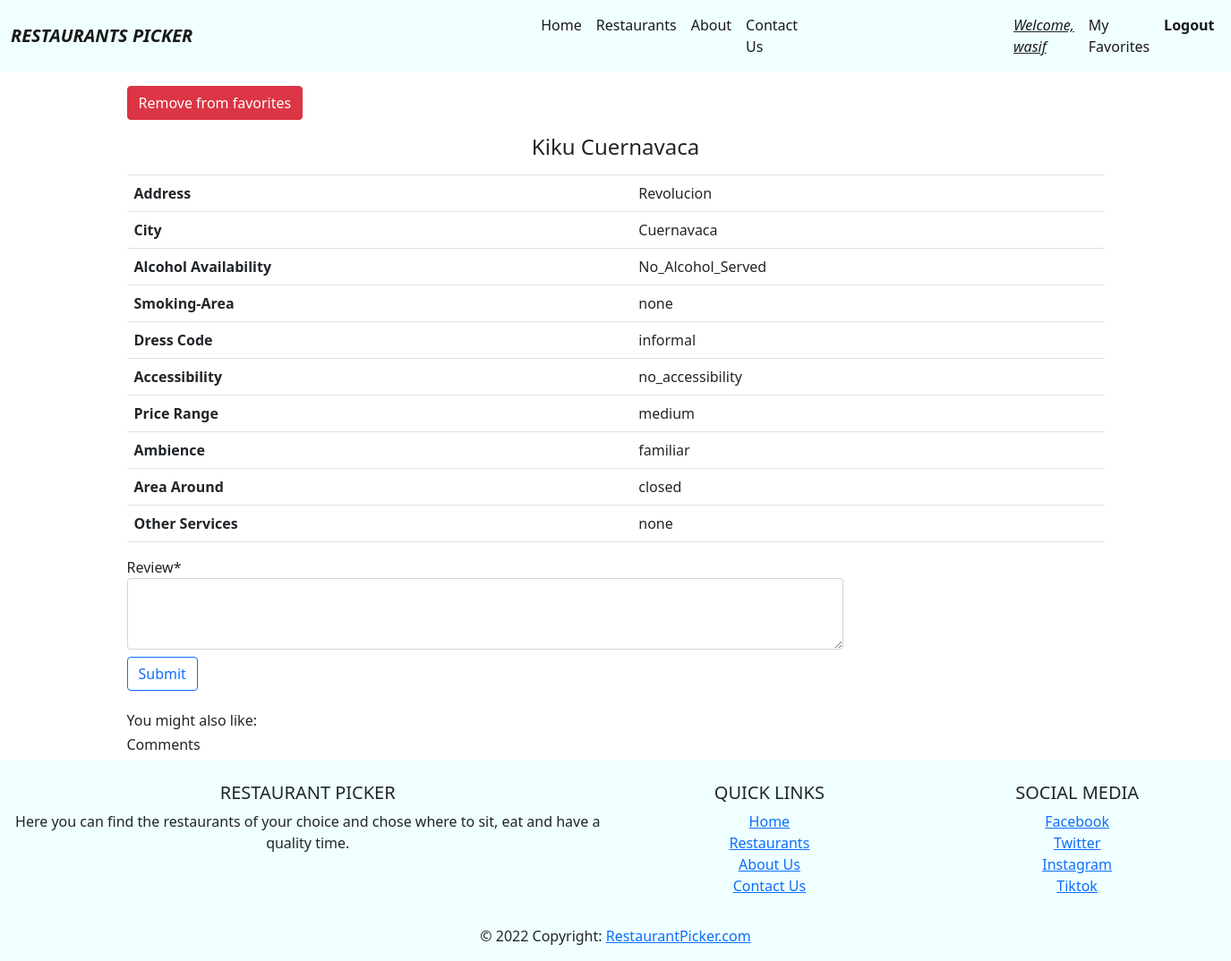
/restaurant/3 (signed in), run on the app's committed database.
### restaurantApp/models.py (models this page shows, shortened)
class Restaurant(models.Model):
    name = models.CharField(max_length=100)
    address = models.CharField(max_length=100)
    city = models.CharField(max_length=50)
    alcohol = models.CharField(max_length=50,blank=True, null=True)
    smoking_area = models.CharField(max_length=50,blank=True, null=True)
    dresscode = models.CharField(max_length=50,blank=True, null=True)
    accessibility = models.CharField(max_length=50,blank=True, null=True)
    price = models.CharField(max_length=10)
    ambience = models.CharField(max_length=50,blank=True, null=True)
    area = models.CharField(max_length=50,blank=True, null=True)
    other_services = models.TextField(max_length=100,blank=True, null=True)
    favorite = models.ManyToManyField(User, related_name='favorite')

### restaurantApp/views.py (the view, shortened to what this page needs)
# urls.py: path('restaurant/<int:id>',views.get_restaurant_info),
def  get_restaurant_info(request, id):
    if not request.user.is_authenticated:
        return redirect('/signin')
    try:
        review_form = ReviewForm()
        restaurant = Restaurant.objects.get(id=id)
        reviews = Review.objects.filter(restaurant=restaurant).order_by('-created_at')[0:4]
        context = {
                'is_favorite': False
        }
        restaurant_ids = get_recommendation_for_restaurant(id)
        recommended_restaurants = Restaurant.objects.filter(id__in=restaurant_ids)
        if restaurant.favorite.filter(pk=request.user.pk).exists():
            context['is_favorite'] = True
        return render(request,"restaurant.html",{'restaurant':restaurant,'context':context,'reviews':reviews,'review_form':review_form,'recommended_restaurants':recommended_restaurants})
    except Restaurant.DoesNotExist:
        return render(request,'404.html')

### restaurantApp/forms.py
class ReviewForm(forms.ModelForm):
    class Meta:
        model = Review
        fields = ['review']

### restaurantApp/ml.py (called while the page is built)
def combined_features(row):
    return row['address']+" "+row['city'] + " " +row['alcohol']+" " +row['smoking_area']+" "+row['dresscode']+" "+row['price']+" "+row['ambience']+" "+row['area']+" "+row['other_services']

def get_index_from_id(df, id):
    return df[df.id == id].index.values[0]

### template/restaurant.html (shortened to what this page needs)
<!DOCTYPE html>
<html lang="en">
<head>
</head>
<body>
    {% extends 'base.html' %}
    {% load crispy_forms_tags %}
    {%block content%}
    <div class="container-fluid mt-3 mb-2">
        {% if not context.is_favorite %}
        <div>
            <a class="btn btn-success" href="/add_to_favorite/{{restaurant.id}}">Add to favorites</a>
        </div>
        {% else %}
        <div>
            <a class="btn btn-danger" href="/remove_from_favorites/{{restaurant.id}}">Remove from favorites</a>
        </div>
        {% endif %}
    </div>
    <div class="container-fluid mt-2">
        <table class="table table-hover">
            <tr>
                <td align="center" colspan="2"><h4>{{restaurant.name}}</h4></td>
            </tr>
            <tr>
                <th>Address</th>
                <td>{{restaurant.address}}</td>
            </tr>
            <tr>
                <th>City</th>
                <td>{{restaurant.city}}</td>
            </tr>
            <tr>
                <th>Alcohol Availability</th>
                <td>{{restaurant.alcohol}}</td>
            </tr>
            <tr>
                <th>Smoking-Area</th>
                <td>{{restaurant.smoking_area}}</td>
            </tr>
            <tr>
                <th>Dress Code</th>
                <td>{{restaurant.dresscode}}</td>
            </tr>
            <tr>
                <th>Accessibility</th>
                <td>{{restaurant.accessibility}}</td>
            </tr>
            <tr>
                <th>Price Range</th>
                <td>{{restaurant.price}}</td>
            </tr>
            <tr>
                <th>Ambience</th>
                <td>{{restaurant.ambience}}</td>
            </tr>
            <tr>
                <th>Area Around</th>
                <td>{{restaurant.area}}</td>
            </tr>
            <tr>
                <th>Other Services</th>
                <td>{{restaurant.other_services}}</td>
            </tr>
        </table>
    </div>
    <div class="container-fluid mt-3 mb-4">
        <form action="/restaurant/{{restaurant.id}}" method="POST">
            {{ review_form|crispy }}
        <input class="btn btn-outline-primary mt-2" type="submit" value="Submit" />
        </form>
    </div>
        <div class="container-fluid">
           <h6>You might also like:</h6>
        </div>
    <div class="container-fluid my-2">
        <h6>Comments</h6>
    </div>
    {% endblock %}

### template/base.html (shortened to what this page needs)
{% load static %}
<!DOCTYPE html>
<html lang="en">
<head>
    <link rel="stylesheet" href="{% static 'css/style.css' %}" >
    <link rel="stylesheet" href="{% static 'css/bootstrap.min.css' %}" >
</head>
<body>
    <nav class="navbar navbar-expand-lg navbar-light">
        <div class="container-fluid">
          <strong><i><a class="navbar-brand" href="/index">RESTAURANTS PICKER</a></i></strong>
          <div class="collapse navbar-collapse" id="navbarNav">
            <ul class="navbar-nav">
              <li class="nav-item">
                <a class="nav-link active" aria-current="page" href="/index">Home</a>
              </li>
              <li class="nav-item">
                <a class="nav-link active" href="/restaurants/page/1">Restaurants</a>
              </li>
              <li class="nav-item">
                <a class="nav-link active" href="#">About</a>
              </li>
              <li class="nav-item">
                <a class="nav-link active" href="#">Contact Us</a>
              </li>
              {% if request.user.is_authenticated %}
              <li class="nav-item" style="margin-left: 225px;">
                <i><u> <a class="nav-link active">Welcome, {{ request.user.username }}</a></u></i>
               </li>
              <li class="nav-item">
               <a href="/user_favorites" class="nav-link active">My Favorites</a>
              </li>
              <li class="nav-item">
                <strong> <a class="nav-link active" href="/signout">Logout</a></strong>
               </li>
              {% endif %}
            </ul>
          </div>
        </div>
      </nav>
    <div class="container">
        {% block content %}
        {% endblock %}
    </div>
<footer class="page-footer font-small blue pt-4">
  <div class="container-fluid text-center text-md-left">
    <div class="row">
      <div class="col-md-6 mt-md-0 mt-3">
        <h5 class="text-uppercase">Restaurant Picker</h5>
        <p>Here you can find the restaurants of your choice and chose where to sit, eat and have a quality time.</p>
      </div>
      <div class="col-md-3 mb-md-0 mb-3">
        <h5 class="text-uppercase">Quick Links</h5>
        <ul class="list-unstyled">
          <li>
            <a href="/index">Home</a>
          </li>
          <li>
            <a href="/restaurants/page/1">Restaurants</a>
          </li>
          <li>
            <a href="#!">About Us</a>
          </li>
          <li>
            <a href="#!">Contact Us</a>
          </li>
        </ul>
      </div>
      <div class="col-md-3 mb-md-0 mb-3 social">
        <h5 class="text-uppercase">Social Media</h5>
        <ul class="list-unstyled" >
          <li>
            <a href="#!">Facebook</a>
          </li>
          <li>
            <a href="#!">Twitter</a>
          </li>
          <li>
            <a href="#!">Instagram</a>
          </li>
          <li>
            <a href="#!">Tiktok</a>
          </li>
        </ul>
      </div>
    </div>
  </div>
  <div class="footer-copyright text-center py-3">© 2022 Copyright:
    <a href="/"> RestaurantPicker.com</a>
  </div>
</footer>
</body>
</html>

### static/css/style.css (style rules this page uses)
#navbarNav { margin-left: 365px; }
.navbar { background-color: azure; }
footer { background-color: azure; margin: 0px !important; }
#div_id_review { margin-right: 300px; }
#id_review { height: 5em; width: 50em; }

### data on the page
Restaurant: name "Kiku Cuernavaca", address "Revolucion", city "Cuernavaca", alcohol "No_Alcohol_Served", smoking_area "none", dresscode "informal", accessibility "no_accessibility", price "medium", ambience "familiar", area "closed", other_services "none"

### other printed values
{{ request.user.username }} "wasif"
